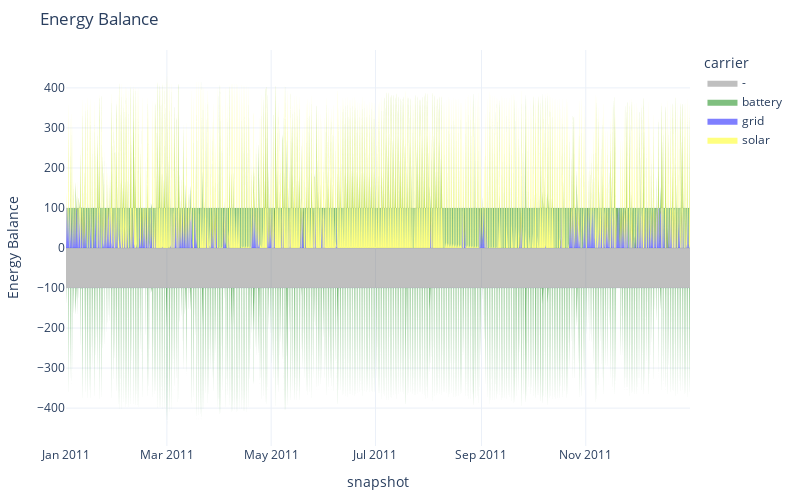

Notebook code for this chart:
### Code cell
n.add(
    "Carrier",
    ["grid", "solar", "battery", "AC"],
    color=["blue", "yellow", "green", "k"],
)

n.statistics.energy_balance.iplot()

### Figure 1 — Plotly figure (JSON) as saved in the notebook; plotly's stock layout.template omitted (floating-point values rounded to 4 significant figures; data arrays with more than 128 entries replaced by an {"elided": "..."} marker saying what was removed)
{"data": [{"fillpattern": {"shape": ""}, "hovertemplate": "carrier=grid<br>snapshot=%{x}<br>Energy Balance=%{y}<extra></extra>", "legendgroup": "grid", "line": {"color": "blue", "width": 0}, "marker": {"symbol": "circle"}, "mode": "lines", "name": "grid", "orientation": "v", "showlegend": false, "stackgroup": "positive", "type": "scatter", "x": {"elided": "1242 str values"}, "xaxis": "x", "y": {"elided": "1242 float values"}, "yaxis": "y"}, {"fillpattern": {"shape": ""}, "hovertemplate": "carrier=solar<br>snapshot=%{x}<br>Energy Balance=%{y}<extra></extra>", "legendgroup": "solar", "line": {"color": "yellow", "width": 0}, "marker": {"symbol": "circle"}, "mode": "lines", "name": "solar", "orientation": "v", "showlegend": false, "stackgroup": "positive", "type": "scatter", "x": {"elided": "4338 str values"}, "xaxis": "x", "y": {"elided": "4338 float values"}, "yaxis": "y"}, {"fillpattern": {"shape": ""}, "hovertemplate": "carrier=battery<br>snapshot=%{x}<br>Energy Balance=%{y}<extra></extra>", "legendgroup": "battery", "line": {"color": "green", "width": 0}, "marker": {"symbol": "circle"}, "mode": "lines", "name": "battery", "orientation": "v", "showlegend": false, "stackgroup": "positive", "type": "scatter", "x": {"elided": "4515 str values"}, "xaxis": "x", "y": {"elided": "4515 float values"}, "yaxis": "y"}, {"fillpattern": {"shape": ""}, "hovertemplate": "carrier=-<br>snapshot=%{x}<br>Energy Balance=%{y}<extra></extra>", "legendgroup": "-", "line": {"color": "gray", "width": 0}, "marker": {"symbol": "circle"}, "mode": "lines", "name": "-", "orientation": "v", "showlegend": false, "stackgroup": "negative", "type": "scatter", "x": {"elided": "8760 str values"}, "xaxis": "x", "y": {"elided": "8760 float values"}, "yaxis": "y"}, {"fillpattern": {"shape": ""}, "hovertemplate": "carrier=battery<br>snapshot=%{x}<br>Energy Balance=%{y}<extra></extra>", "legendgroup": "battery", "line": {"color": "green", "width": 0}, "marker": {"symbol": "circle"}, "mode": "lines", "name": "battery", "orientation": "v", "showlegend": false, "stackgroup": "negative", "type": "scatter", "x": {"elided": "2668 str values"}, "xaxis": "x", "y": {"elided": "2668 float values"}, "yaxis": "y"}, {"fillpattern": {"shape": ""}, "hovertemplate": "carrier=-<br>snapshot=%{x}<br>Energy Balance=%{y}<extra></extra>", "legendgroup": "-", "line": {"color": "gray", "width": 0}, "marker": {"symbol": "circle"}, "mode": "lines", "name": "-", "orientation": "v", "showlegend": true, "stackgroup": "1", "type": "scatter", "x": ["2011-12-31T23:00:00.000000000"], "xaxis": "x", "y": [NaN], "yaxis": "y"}, {"fillpattern": {"shape": ""}, "hovertemplate": "carrier=battery<br>snapshot=%{x}<br>Energy Balance=%{y}<extra></extra>", "legendgroup": "battery", "line": {"color": "green", "width": 0}, "marker": {"symbol": "circle"}, "mode": "lines", "name": "battery", "orientation": "v", "showlegend": true, "stackgroup": "1", "type": "scatter", "x": ["2011-12-31T23:00:00.000000000"], "xaxis": "x", "y": [NaN], "yaxis": "y"}, {"fillpattern": {"shape": ""}, "hovertemplate": "carrier=grid<br>snapshot=%{x}<br>Energy Balance=%{y}<extra></extra>", "legendgroup": "grid", "line": {"color": "blue", "width": 0}, "marker": {"symbol": "circle"}, "mode": "lines", "name": "grid", "orientation": "v", "showlegend": true, "stackgroup": "1", "type": "scatter", "x": ["2011-12-31T23:00:00.000000000"], "xaxis": "x", "y": [NaN], "yaxis": "y"}, {"fillpattern": {"shape": ""}, "hovertemplate": "carrier=solar<br>snapshot=%{x}<br>Energy Balance=%{y}<extra></extra>", "legendgroup": "solar", "line": {"color": "yellow", "width": 0}, "marker": {"symbol": "circle"}, "mode": "lines", "name": "solar", "orientation": "v", "showlegend": true, "stackgroup": "1", "type": "scatter", "x": ["2011-12-31T23:00:00.000000000"], "xaxis": "x", "y": [NaN], "yaxis": "y"}], "layout": {"height": 500, "hovermode": "x", "legend": {"title": {"text": "carrier"}, "tracegroupgap": 0}, "margin": {"b": 50, "l": 50, "r": 50, "t": 50}, "title": {"text": "Energy Balance"}, "width": 800, "xaxis": {"anchor": "y", "domain": [0, 1], "title": {"text": "snapshot"}}, "yaxis": {"anchor": "x", "domain": [0, 1], "title": {"text": "Energy Balance"}}}}
